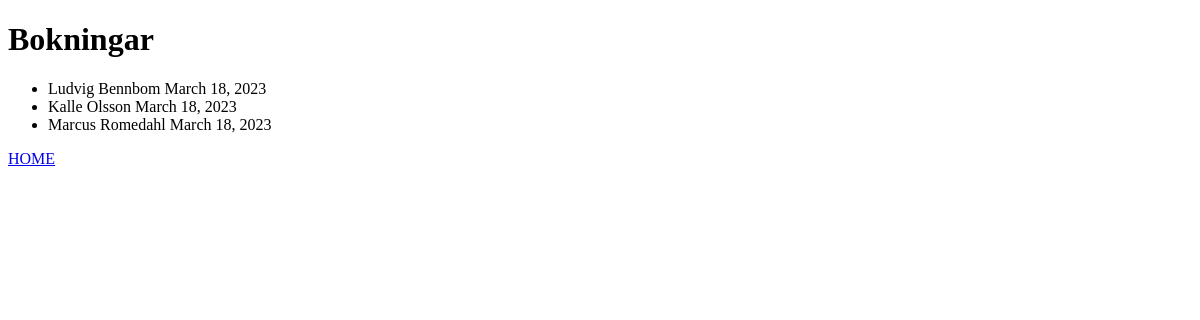
The app's page /bookings/, older data.
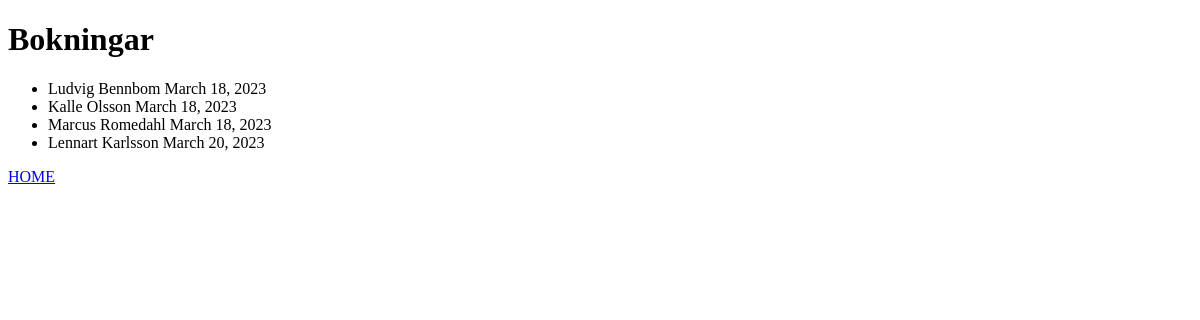
The same page, newer data.
### bookings/models.py (models this page shows, shortened)
class Booking(models.Model):
    firstname = models.CharField(max_length=255)
    lastname = models.CharField(max_length=255)
    bookingDate = models.DateField(null=True)

### bookings/views.py (the view)
# urls.py: path('', include('bookings.urls')),
def bookings(request):
    mybookings = Booking.objects.all().values()
    template = loader.get_template('all_bookings.html')
    context = {
        'mybookings': mybookings,
    }
    return HttpResponse(template.render(context, request))

### bookings/templates/all_bookings.html
<!DOCTYPE html>
<html>
<body>
<h1>Bokningar</h1>
<ul>
  {% for x in mybookings %}
    <li>{{ x.firstname }} {{ x.lastname }} {{x.bookingDate}}</li>
  {% endfor %}
</ul>
<p><a href="/">HOME</a></p>
</body>
</html>

Row changes from the older to the newer data that the page shows:
added Booking: firstname "Lennart", lastname "Karlsson", bookingDate "March 20, 2023"
